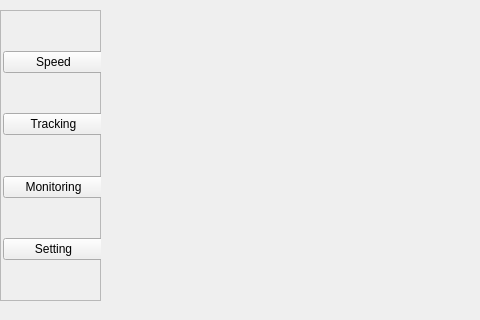
<?xml version="1.0" encoding="UTF-8"?>
<ui version="4.0">
 <class>WMain</class>
 <widget class="QMainWindow" name="WMain">
  <property name="geometry">
   <rect>
    <x>0</x>
    <y>0</y>
    <width>480</width>
    <height>320</height>
   </rect>
  </property>
  <property name="minimumSize">
   <size>
    <width>480</width>
    <height>320</height>
   </size>
  </property>
  <property name="maximumSize">
   <size>
    <width>480</width>
    <height>320</height>
   </size>
  </property>
  <property name="windowTitle">
   <string>MainWindow</string>
  </property>
  <widget class="QWidget" name="centralwidget">
   <widget class="QFrame" name="frame_side_menu">
    <property name="geometry">
     <rect>
      <x>0</x>
      <y>10</y>
      <width>101</width>
      <height>291</height>
     </rect>
    </property>
    <property name="frameShape">
     <enum>QFrame::StyledPanel</enum>
    </property>
    <property name="frameShadow">
     <enum>QFrame::Raised</enum>
    </property>
    <widget class="QWidget" name="verticalLayoutWidget">
     <property name="geometry">
      <rect>
       <x>0</x>
       <y>0</y>
       <width>107</width>
       <height>291</height>
      </rect>
     </property>
     <layout class="QVBoxLayout" name="verticalLayout">
      <property name="spacing">
       <number>0</number>
      </property>
      <property name="leftMargin">
       <number>3</number>
      </property>
      <property name="rightMargin">
       <number>3</number>
      </property>
      <item>
       <spacer name="verticalSpacer">
        <property name="orientation">
         <enum>Qt::Vertical</enum>
        </property>
        <property name="sizeHint" stdset="0">
         <size>
          <width>20</width>
          <height>40</height>
         </size>
        </property>
       </spacer>
      </item>
      <item>
       <widget class="QPushButton" name="btn_speed">
        <property name="text">
         <string>Speed</string>
        </property>
        <property name="icon">
         <iconset>
          <normaloff>../res/performance.png</normaloff>../res/performance.png</iconset>
        </property>
       </widget>
      </item>
      <item>
       <spacer name="verticalSpacer_3">
        <property name="orientation">
         <enum>Qt::Vertical</enum>
        </property>
        <property name="sizeHint" stdset="0">
         <size>
          <width>20</width>
          <height>40</height>
         </size>
        </property>
       </spacer>
      </item>
      <item>
       <widget class="QPushButton" name="btn_tracking">
        <property name="text">
         <string>Tracking</string>
        </property>
       </widget>
      </item>
      <item>
       <spacer name="verticalSpacer_4">
        <property name="orientation">
         <enum>Qt::Vertical</enum>
        </property>
        <property name="sizeHint" stdset="0">
         <size>
          <width>20</width>
          <height>40</height>
         </size>
        </property>
       </spacer>
      </item>
      <item>
       <widget class="QPushButton" name="btn_monitoring">
        <property name="text">
         <string>Monitoring</string>
        </property>
       </widget>
      </item>
      <item>
       <spacer name="verticalSpacer_2">
        <property name="orientation">
         <enum>Qt::Vertical</enum>
        </property>
        <property name="sizeHint" stdset="0">
         <size>
          <width>20</width>
          <height>40</height>
         </size>
        </property>
       </spacer>
      </item>
      <item>
       <widget class="QPushButton" name="btn_setting">
        <property name="text">
         <string>Setting</string>
        </property>
       </widget>
      </item>
      <item>
       <spacer name="verticalSpacer_5">
        <property name="orientation">
         <enum>Qt::Vertical</enum>
        </property>
        <property name="sizeHint" stdset="0">
         <size>
          <width>20</width>
          <height>40</height>
         </size>
        </property>
       </spacer>
      </item>
     </layout>
    </widget>
   </widget>
   <widget class="QStackedWidget" name="stackedWidget">
    <property name="geometry">
     <rect>
      <x>110</x>
      <y>10</y>
      <width>351</width>
      <height>291</height>
     </rect>
    </property>
    <widget class="WSpeed" name="page"/>
    <widget class="QWidget" name="page_2"/>
   </widget>
  </widget>
 </widget>
 <customwidgets>
  <customwidget>
   <class>WSpeed</class>
   <extends>QWidget</extends>
   <header location="global">WSpeed.h</header>
   <container>1</container>
  </customwidget>
 </customwidgets>
 <resources/>
 <connections/>
</ui>
